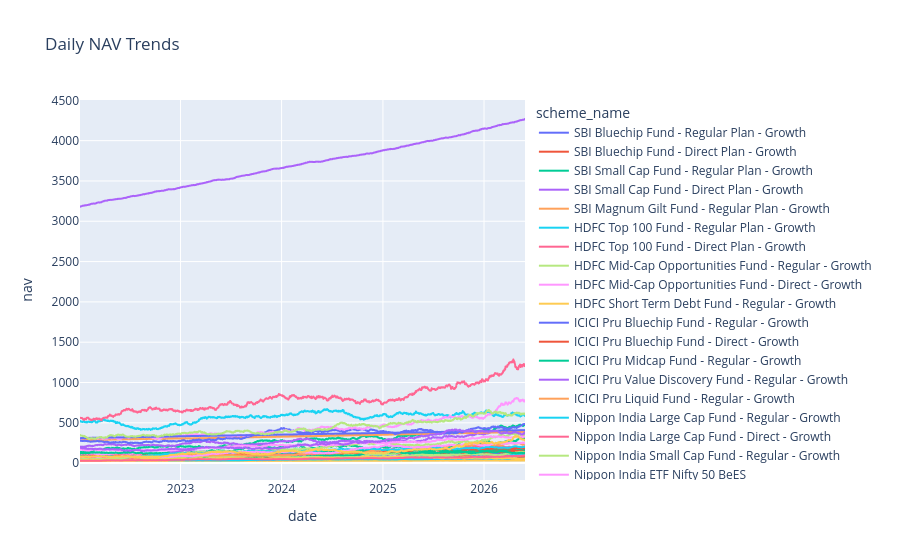

Write notebook code for a chart like this one.
### Code cell
nav["date"] = pd.to_datetime(nav["date"])

fig = px.line(
    nav,
    x="date",
    y="nav",
    color="scheme_name",
    title="Daily NAV Trends"
)

fig.show()

### Figure 1 — Plotly figure (JSON) as saved in the notebook; plotly's stock layout.template omitted (floating-point values rounded to 4 significant figures; data arrays with more than 128 entries replaced by an {"elided": "..."} marker saying what was removed)
{"data": [{"hovertemplate": "scheme_name=SBI Bluechip Fund - Regular Plan - Growth<br>date=%{x}<br>nav=%{y}<extra></extra>", "legendgroup": "SBI Bluechip Fund - Regular Plan - Growth", "line": {"color": "#636efa", "dash": "solid"}, "marker": {"symbol": "circle"}, "mode": "lines", "name": "SBI Bluechip Fund - Regular Plan - Growth", "showlegend": true, "type": "scattergl", "x": {"elided": "1150 str values"}, "xaxis": "x", "y": {"elided": "1150 float values"}, "yaxis": "y"}, {"hovertemplate": "scheme_name=SBI Bluechip Fund - Direct Plan - Growth<br>date=%{x}<br>nav=%{y}<extra></extra>", "legendgroup": "SBI Bluechip Fund - Direct Plan - Growth", "line": {"color": "#EF553B", "dash": "solid"}, "marker": {"symbol": "circle"}, "mode": "lines", "name": "SBI Bluechip Fund - Direct Plan - Growth", "showlegend": true, "type": "scattergl", "x": {"elided": "1150 str values"}, "xaxis": "x", "y": {"elided": "1150 float values"}, "yaxis": "y"}, {"hovertemplate": "scheme_name=SBI Small Cap Fund - Regular Plan - Growth<br>date=%{x}<br>nav=%{y}<extra></extra>", "legendgroup": "SBI Small Cap Fund - Regular Plan - Growth", "line": {"color": "#00cc96", "dash": "solid"}, "marker": {"symbol": "circle"}, "mode": "lines", "name": "SBI Small Cap Fund - Regular Plan - Growth", "showlegend": true, "type": "scattergl", "x": {"elided": "1150 str values"}, "xaxis": "x", "y": {"elided": "1150 float values"}, "yaxis": "y"}, {"hovertemplate": "scheme_name=SBI Small Cap Fund - Direct Plan - Growth<br>date=%{x}<br>nav=%{y}<extra></extra>", "legendgroup": "SBI Small Cap Fund - Direct Plan - Growth", "line": {"color": "#ab63fa", "dash": "solid"}, "marker": {"symbol": "circle"}, "mode": "lines", "name": "SBI Small Cap Fund - Direct Plan - Growth", "showlegend": true, "type": "scattergl", "x": {"elided": "1150 str values"}, "xaxis": "x", "y": {"elided": "1150 float values"}, "yaxis": "y"}, {"hovertemplate": "scheme_name=SBI Magnum Gilt Fund - Regular Plan - Growth<br>date=%{x}<br>nav=%{y}<extra></extra>", "legendgroup": "SBI Magnum Gilt Fund - Regular Plan - Growth", "line": {"color": "#FFA15A", "dash": "solid"}, "marker": {"symbol": "circle"}, "mode": "lines", "name": "SBI Magnum Gilt Fund - Regular Plan - Growth", "showlegend": true, "type": "scattergl", "x": {"elided": "1150 str values"}, "xaxis": "x", "y": {"elided": "1150 float values"}, "yaxis": "y"}, {"hovertemplate": "scheme_name=HDFC Top 100 Fund - Regular Plan - Growth<br>date=%{x}<br>nav=%{y}<extra></extra>", "legendgroup": "HDFC Top 100 Fund - Regular Plan - Growth", "line": {"color": "#19d3f3", "dash": "solid"}, "marker": {"symbol": "circle"}, "mode": "lines", "name": "HDFC Top 100 Fund - Regular Plan - Growth", "showlegend": true, "type": "scattergl", "x": {"elided": "1150 str values"}, "xaxis": "x", "y": {"elided": "1150 float values"}, "yaxis": "y"}, {"hovertemplate": "scheme_name=HDFC Top 100 Fund - Direct Plan - Growth<br>date=%{x}<br>nav=%{y}<extra></extra>", "legendgroup": "HDFC Top 100 Fund - Direct Plan - Growth", "line": {"color": "#FF6692", "dash": "solid"}, "marker": {"symbol": "circle"}, "mode": "lines", "name": "HDFC Top 100 Fund - Direct Plan - Growth", "showlegend": true, "type": "scattergl", "x": {"elided": "1150 str values"}, "xaxis": "x", "y": {"elided": "1150 float values"}, "yaxis": "y"}, {"hovertemplate": "scheme_name=HDFC Mid-Cap Opportunities Fund - Regular - Growth<br>date=%{x}<br>nav=%{y}<extra></extra>", "legendgroup": "HDFC Mid-Cap Opportunities Fund - Regular - Growth", "line": {"color": "#B6E880", "dash": "solid"}, "marker": {"symbol": "circle"}, "mode": "lines", "name": "HDFC Mid-Cap Opportunities Fund - Regular - Growth", "showlegend": true, "type": "scattergl", "x": {"elided": "1150 str values"}, "xaxis": "x", "y": {"elided": "1150 float values"}, "yaxis": "y"}, {"hovertemplate": "scheme_name=HDFC Mid-Cap Opportunities Fund - Direct - Growth<br>date=%{x}<br>nav=%{y}<extra></extra>", "legendgroup": "HDFC Mid-Cap Opportunities Fund - Direct - Growth", "line": {"color": "#FF97FF", "dash": "solid"}, "marker": {"symbol": "circle"}, "mode": "lines", "name": "HDFC Mid-Cap Opportunities Fund - Direct - Growth", "showlegend": true, "type": "scattergl", "x": {"elided": "1150 str values"}, "xaxis": "x", "y": {"elided": "1150 float values"}, "yaxis": "y"}, {"hovertemplate": "scheme_name=HDFC Short Term Debt Fund - Regular - Growth<br>date=%{x}<br>nav=%{y}<extra></extra>", "legendgroup": "HDFC Short Term Debt Fund - Regular - Growth", "line": {"color": "#FECB52", "dash": "solid"}, "marker": {"symbol": "circle"}, "mode": "lines", "name": "HDFC Short Term Debt Fund - Regular - Growth", "showlegend": true, "type": "scattergl", "x": {"elided": "1150 str values"}, "xaxis": "x", "y": {"elided": "1150 float values"}, "yaxis": "y"}, {"hovertemplate": "scheme_name=ICICI Pru Bluechip Fund - Regular - Growth<br>date=%{x}<br>nav=%{y}<extra></extra>", "legendgroup": "ICICI Pru Bluechip Fund - Regular - Growth", "line": {"color": "#636efa", "dash": "solid"}, "marker": {"symbol": "circle"}, "mode": "lines", "name": "ICICI Pru Bluechip Fund - Regular - Growth", "showlegend": true, "type": "scattergl", "x": {"elided": "1150 str values"}, "xaxis": "x", "y": {"elided": "1150 float values"}, "yaxis": "y"}, {"hovertemplate": "scheme_name=ICICI Pru Bluechip Fund - Direct - Growth<br>date=%{x}<br>nav=%{y}<extra></extra>", "legendgroup": "ICICI Pru Bluechip Fund - Direct - Growth", "line": {"color": "#EF553B", "dash": "solid"}, "marker": {"symbol": "circle"}, "mode": "lines", "name": "ICICI Pru Bluechip Fund - Direct - Growth", "showlegend": true, "type": "scattergl", "x": {"elided": "1150 str values"}, "xaxis": "x", "y": {"elided": "1150 float values"}, "yaxis": "y"}, {"hovertemplate": "scheme_name=ICICI Pru Midcap Fund - Regular - Growth<br>date=%{x}<br>nav=%{y}<extra></extra>", "legendgroup": "ICICI Pru Midcap Fund - Regular - Growth", "line": {"color": "#00cc96", "dash": "solid"}, "marker": {"symbol": "circle"}, "mode": "lines", "name": "ICICI Pru Midcap Fund - Regular - Growth", "showlegend": true, "type": "scattergl", "x": {"elided": "1150 str values"}, "xaxis": "x", "y": {"elided": "1150 float values"}, "yaxis": "y"}, {"hovertemplate": "scheme_name=ICICI Pru Value Discovery Fund - Regular - Growth<br>date=%{x}<br>nav=%{y}<extra></extra>", "legendgroup": "ICICI Pru Value Discovery Fund - Regular - Growth", "line": {"color": "#ab63fa", "dash": "solid"}, "marker": {"symbol": "circle"}, "mode": "lines", "name": "ICICI Pru Value Discovery Fund - Regular - Growth", "showlegend": true, "type": "scattergl", "x": {"elided": "1150 str values"}, "xaxis": "x", "y": {"elided": "1150 float values"}, "yaxis": "y"}, {"hovertemplate": "scheme_name=ICICI Pru Liquid Fund - Regular - Growth<br>date=%{x}<br>nav=%{y}<extra></extra>", "legendgroup": "ICICI Pru Liquid Fund - Regular - Growth", "line": {"color": "#FFA15A", "dash": "solid"}, "marker": {"symbol": "circle"}, "mode": "lines", "name": "ICICI Pru Liquid Fund - Regular - Growth", "showlegend": true, "type": "scattergl", "x": {"elided": "1150 str values"}, "xaxis": "x", "y": {"elided": "1150 float values"}, "yaxis": "y"}, {"hovertemplate": "scheme_name=Nippon India Large Cap Fund - Regular - Growth<br>date=%{x}<br>nav=%{y}<extra></extra>", "legendgroup": "Nippon India Large Cap Fund - Regular - Growth", "line": {"color": "#19d3f3", "dash": "solid"}, "marker": {"symbol": "circle"}, "mode": "lines", "name": "Nippon India Large Cap Fund - Regular - Growth", "showlegend": true, "type": "scattergl", "x": {"elided": "1150 str values"}, "xaxis": "x", "y": {"elided": "1150 float values"}, "yaxis": "y"}, {"hovertemplate": "scheme_name=Nippon India Large Cap Fund - Direct - Growth<br>date=%{x}<br>nav=%{y}<extra></extra>", "legendgroup": "Nippon India Large Cap Fund - Direct - Growth", "line": {"color": "#FF6692", "dash": "solid"}, "marker": {"symbol": "circle"}, "mode": "lines", "name": "Nippon India Large Cap Fund - Direct - Growth", "showlegend": true, "type": "scattergl", "x": {"elided": "1150 str values"}, "xaxis": "x", "y": {"elided": "1150 float values"}, "yaxis": "y"}, {"hovertemplate": "scheme_name=Nippon India Small Cap Fund - Regular - Growth<br>date=%{x}<br>nav=%{y}<extra></extra>", "legendgroup": "Nippon India Small Cap Fund - Regular - Growth", "line": {"color": "#B6E880", "dash": "solid"}, "marker": {"symbol": "circle"}, "mode": "lines", "name": "Nippon India Small Cap Fund - Regular - Growth", "showlegend": true, "type": "scattergl", "x": {"elided": "1150 str values"}, "xaxis": "x", "y": {"elided": "1150 float values"}, "yaxis": "y"}, {"hovertemplate": "scheme_name=Nippon India ETF Nifty 50 BeES<br>date=%{x}<br>nav=%{y}<extra></extra>", "legendgroup": "Nippon India ETF Nifty 50 BeES", "line": {"color": "#FF97FF", "dash": "solid"}, "marker": {"symbol": "circle"}, "mode": "lines", "name": "Nippon India ETF Nifty 50 BeES", "showlegend": true, "type": "scattergl", "x": {"elided": "1150 str values"}, "xaxis": "x", "y": {"elided": "1150 float values"}, "yaxis": "y"}, {"hovertemplate": "scheme_name=Nippon India Gilt Securities Fund - Regular - Growth<br>date=%{x}<br>nav=%{y}<extra></extra>", "legendgroup": "Nippon India Gilt Securities Fund - Regular - Growth", "line": {"color": "#FECB52", "dash": "solid"}, "marker": {"symbol": "circle"}, "mode": "lines", "name": "Nippon India Gilt Securities Fund - Regular - Growth", "showlegend": true, "type": "scattergl", "x": {"elided": "1150 str values"}, "xaxis": "x", "y": {"elided": "1150 float values"}, "yaxis": "y"}, {"hovertemplate": "scheme_name=Kotak Bluechip Fund - Regular - Growth<br>date=%{x}<br>nav=%{y}<extra></extra>", "legendgroup": "Kotak Bluechip Fund - Regular - Growth", "line": {"color": "#636efa", "dash": "solid"}, "marker": {"symbol": "circle"}, "mode": "lines", "name": "Kotak Bluechip Fund - Regular - Growth", "showlegend": true, "type": "scattergl", "x": {"elided": "1150 str values"}, "xaxis": "x", "y": {"elided": "1150 float values"}, "yaxis": "y"}, {"hovertemplate": "scheme_name=Kotak Emerging Equity Fund - Regular - Growth<br>date=%{x}<br>nav=%{y}<extra></extra>", "legendgroup": "Kotak Emerging Equity Fund - Regular - Growth", "line": {"color": "#EF553B", "dash": "solid"}, "marker": {"symbol": "circle"}, "mode": "lines", "name": "Kotak Emerging Equity Fund - Regular - Growth", "showlegend": true, "type": "scattergl", "x": {"elided": "1150 str values"}, "xaxis": "x", "y": {"elided": "1150 float values"}, "yaxis": "y"}, {"hovertemplate": "scheme_name=Kotak Flexicap Fund - Regular - Growth<br>date=%{x}<br>nav=%{y}<extra></extra>", "legendgroup": "Kotak Flexicap Fund - Regular - Growth", "line": {"color": "#00cc96", "dash": "solid"}, "marker": {"symbol": "circle"}, "mode": "lines", "name": "Kotak Flexicap Fund - Regular - Growth", "showlegend": true, "type": "scattergl", "x": {"elided": "1150 str values"}, "xaxis": "x", "y": {"elided": "1150 float values"}, "yaxis": "y"}, {"hovertemplate": "scheme_name=Kotak Liquid Fund - Regular - Growth<br>date=%{x}<br>nav=%{y}<extra></extra>", "legendgroup": "Kotak Liquid Fund - Regular - Growth", "line": {"color": "#ab63fa", "dash": "solid"}, "marker": {"symbol": "circle"}, "mode": "lines", "name": "Kotak Liquid Fund - Regular - Growth", "showlegend": true, "type": "scattergl", "x": {"elided": "1150 str values"}, "xaxis": "x", "y": {"elided": "1150 float values"}, "yaxis": "y"}, {"hovertemplate": "scheme_name=Axis Bluechip Fund - Regular - Growth<br>date=%{x}<br>nav=%{y}<extra></extra>", "legendgroup": "Axis Bluechip Fund - Regular - Growth", "line": {"color": "#FFA15A", "dash": "solid"}, "marker": {"symbol": "circle"}, "mode": "lines", "name": "Axis Bluechip Fund - Regular - Growth", "showlegend": true, "type": "scattergl", "x": {"elided": "1150 str values"}, "xaxis": "x", "y": {"elided": "1150 float values"}, "yaxis": "y"}, {"hovertemplate": "scheme_name=Axis Bluechip Fund - Direct - Growth<br>date=%{x}<br>nav=%{y}<extra></extra>", "legendgroup": "Axis Bluechip Fund - Direct - Growth", "line": {"color": "#19d3f3", "dash": "solid"}, "marker": {"symbol": "circle"}, "mode": "lines", "name": "Axis Bluechip Fund - Direct - Growth", "showlegend": true, "type": "scattergl", "x": {"elided": "1150 str values"}, "xaxis": "x", "y": {"elided": "1150 float values"}, "yaxis": "y"}, {"hovertemplate": "scheme_name=Axis Midcap Fund - Regular - Growth<br>date=%{x}<br>nav=%{y}<extra></extra>", "legendgroup": "Axis Midcap Fund - Regular - Growth", "line": {"color": "#FF6692", "dash": "solid"}, "marker": {"symbol": "circle"}, "mode": "lines", "name": "Axis Midcap Fund - Regular - Growth", "showlegend": true, "type": "scattergl", "x": {"elided": "1150 str values"}, "xaxis": "x", "y": {"elided": "1150 float values"}, "yaxis": "y"}, {"hovertemplate": "scheme_name=Axis Small Cap Fund - Regular - Growth<br>date=%{x}<br>nav=%{y}<extra></extra>", "legendgroup": "Axis Small Cap Fund - Regular - Growth", "line": {"color": "#B6E880", "dash": "solid"}, "marker": {"symbol": "circle"}, "mode": "lines", "name": "Axis Small Cap Fund - Regular - Growth", "showlegend": true, "type": "scattergl", "x": {"elided": "1150 str values"}, "xaxis": "x", "y": {"elided": "1150 float values"}, "yaxis": "y"}, {"hovertemplate": "scheme_name=ABSL Frontline Equity Fund - Regular - Growth<br>date=%{x}<br>nav=%{y}<extra></extra>", "legendgroup": "ABSL Frontline Equity Fund - Regular - Growth", "line": {"color": "#FF97FF", "dash": "solid"}, "marker": {"symbol": "circle"}, "mode": "lines", "name": "ABSL Frontline Equity Fund - Regular - Growth", "showlegend": true, "type": "scattergl", "x": {"elided": "1150 str values"}, "xaxis": "x", "y": {"elided": "1150 float values"}, "yaxis": "y"}, {"hovertemplate": "scheme_name=ABSL Small Cap Fund - Regular - Growth<br>date=%{x}<br>nav=%{y}<extra></extra>", "legendgroup": "ABSL Small Cap Fund - Regular - Growth", "line": {"color": "#FECB52", "dash": "solid"}, "marker": {"symbol": "circle"}, "mode": "lines", "name": "ABSL Small Cap Fund - Regular - Growth", "showlegend": true, "type": "scattergl", "x": {"elided": "1150 str values"}, "xaxis": "x", "y": {"elided": "1150 float values"}, "yaxis": "y"}, {"hovertemplate": "scheme_name=ABSL Liquid Fund - Regular - Growth<br>date=%{x}<br>nav=%{y}<extra></extra>", "legendgroup": "ABSL Liquid Fund - Regular - Growth", "line": {"color": "#636efa", "dash": "solid"}, "marker": {"symbol": "circle"}, "mode": "lines", "name": "ABSL Liquid Fund - Regular - Growth", "showlegend": true, "type": "scattergl", "x": {"elided": "1150 str values"}, "xaxis": "x", "y": {"elided": "1150 float values"}, "yaxis": "y"}, {"hovertemplate": "scheme_name=UTI Nifty 50 Index Fund - Regular - Growth<br>date=%{x}<br>nav=%{y}<extra></extra>", "legendgroup": "UTI Nifty 50 Index Fund - Regular - Growth", "line": {"color": "#EF553B", "dash": "solid"}, "marker": {"symbol": "circle"}, "mode": "lines", "name": "UTI Nifty 50 Index Fund - Regular - Growth", "showlegend": true, "type": "scattergl", "x": {"elided": "1150 str values"}, "xaxis": "x", "y": {"elided": "1150 float values"}, "yaxis": "y"}, {"hovertemplate": "scheme_name=UTI Mid Cap Fund - Regular - Growth<br>date=%{x}<br>nav=%{y}<extra></extra>", "legendgroup": "UTI Mid Cap Fund - Regular - Growth", "line": {"color": "#00cc96", "dash": "solid"}, "marker": {"symbol": "circle"}, "mode": "lines", "name": "UTI Mid Cap Fund - Regular - Growth", "showlegend": true, "type": "scattergl", "x": {"elided": "1150 str values"}, "xaxis": "x", "y": {"elided": "1150 float values"}, "yaxis": "y"}, {"hovertemplate": "scheme_name=UTI Flexi Cap Fund - Regular - Growth<br>date=%{x}<br>nav=%{y}<extra></extra>", "legendgroup": "UTI Flexi Cap Fund - Regular - Growth", "line": {"color": "#ab63fa", "dash": "solid"}, "marker": {"symbol": "circle"}, "mode": "lines", "name": "UTI Flexi Cap Fund - Regular - Growth", "showlegend": true, "type": "scattergl", "x": {"elided": "1150 str values"}, "xaxis": "x", "y": {"elided": "1150 float values"}, "yaxis": "y"}, {"hovertemplate": "scheme_name=Mirae Asset Large Cap Fund - Regular - Growth<br>date=%{x}<br>nav=%{y}<extra></extra>", "legendgroup": "Mirae Asset Large Cap Fund - Regular - Growth", "line": {"color": "#FFA15A", "dash": "solid"}, "marker": {"symbol": "circle"}, "mode": "lines", "name": "Mirae Asset Large Cap Fund - Regular - Growth", "showlegend": true, "type": "scattergl", "x": {"elided": "1150 str values"}, "xaxis": "x", "y": {"elided": "1150 float values"}, "yaxis": "y"}, {"hovertemplate": "scheme_name=Mirae Asset Emerging Bluechip Fund - Regular - Growth<br>date=%{x}<br>nav=%{y}<extra></extra>", "legendgroup": "Mirae Asset Emerging Bluechip Fund - Regular - Growth", "line": {"color": "#19d3f3", "dash": "solid"}, "marker": {"symbol": "circle"}, "mode": "lines", "name": "Mirae Asset Emerging Bluechip Fund - Regular - Growth", "showlegend": true, "type": "scattergl", "x": {"elided": "1150 str values"}, "xaxis": "x", "y": {"elided": "1150 float values"}, "yaxis": "y"}, {"hovertemplate": "scheme_name=Mirae Asset Tax Saver Fund - Regular - Growth<br>date=%{x}<br>nav=%{y}<extra></extra>", "legendgroup": "Mirae Asset Tax Saver Fund - Regular - Growth", "line": {"color": "#FF6692", "dash": "solid"}, "marker": {"symbol": "circle"}, "mode": "lines", "name": "Mirae Asset Tax Saver Fund - Regular - Growth", "showlegend": true, "type": "scattergl", "x": {"elided": "1150 str values"}, "xaxis": "x", "y": {"elided": "1150 float values"}, "yaxis": "y"}, {"hovertemplate": "scheme_name=DSP Top 100 Equity Fund - Regular - Growth<br>date=%{x}<br>nav=%{y}<extra></extra>", "legendgroup": "DSP Top 100 Equity Fund - Regular - Growth", "line": {"color": "#B6E880", "dash": "solid"}, "marker": {"symbol": "circle"}, "mode": "lines", "name": "DSP Top 100 Equity Fund - Regular - Growth", "showlegend": true, "type": "scattergl", "x": {"elided": "1150 str values"}, "xaxis": "x", "y": {"elided": "1150 float values"}, "yaxis": "y"}, {"hovertemplate": "scheme_name=DSP Midcap Fund - Regular - Growth<br>date=%{x}<br>nav=%{y}<extra></extra>", "legendgroup": "DSP Midcap Fund - Regular - Growth", "line": {"color": "#FF97FF", "dash": "solid"}, "marker": {"symbol": "circle"}, "mode": "lines", "name": "DSP Midcap Fund - Regular - Growth", "showlegend": true, "type": "scattergl", "x": {"elided": "1150 str values"}, "xaxis": "x", "y": {"elided": "1150 float values"}, "yaxis": "y"}, {"hovertemplate": "scheme_name=DSP Small Cap Fund - Regular - Growth<br>date=%{x}<br>nav=%{y}<extra></extra>", "legendgroup": "DSP Small Cap Fund - Regular - Growth", "line": {"color": "#FECB52", "dash": "solid"}, "marker": {"symbol": "circle"}, "mode": "lines", "name": "DSP Small Cap Fund - Regular - Growth", "showlegend": true, "type": "scattergl", "x": {"elided": "1150 str values"}, "xaxis": "x", "y": {"elided": "1150 float values"}, "yaxis": "y"}], "layout": {"legend": {"title": {"text": "scheme_name"}, "tracegroupgap": 0}, "title": {"text": "Daily NAV Trends"}, "xaxis": {"anchor": "y", "domain": [0, 1], "title": {"text": "date"}}, "yaxis": {"anchor": "x", "domain": [0, 1], "title": {"text": "nav"}}}}
